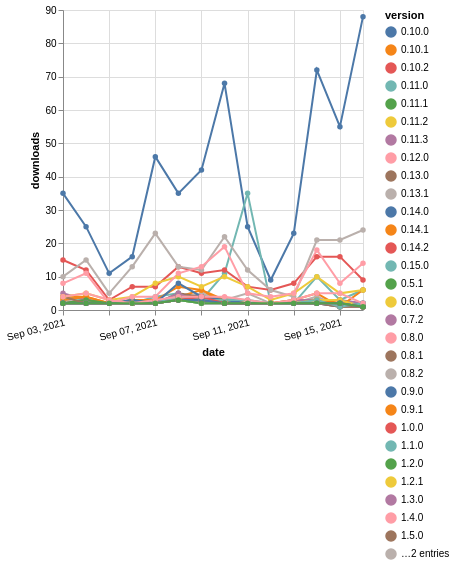

Describe this chart as a Vega-Lite specification.
### Vega-Lite specification from a JSON file in a GitHub repository (floating-point values rounded to 4 significant figures; data arrays with more than 128 entries replaced by an {"elided": "..."} marker saying what was removed)
{"$schema": "https://vega.github.io/schema/vega-lite/v5.json", "description": "A simple bar chart with embedded data.", "data": {"values": {"elided": "434 records"}}, "width": "container", "mark": {"type": "line", "point": {"filled": true}}, "encoding": {"x": {"field": "date", "type": "temporal", "timeUnit": "yearmonthdate", "title": "date", "axis": {"labelAngle": -15}}, "y": {"field": "delta", "type": "quantitative", "title": "downloads"}, "color": {"field": "version", "type": "nominal"}, "tooltip": {"field": "delta"}}}
